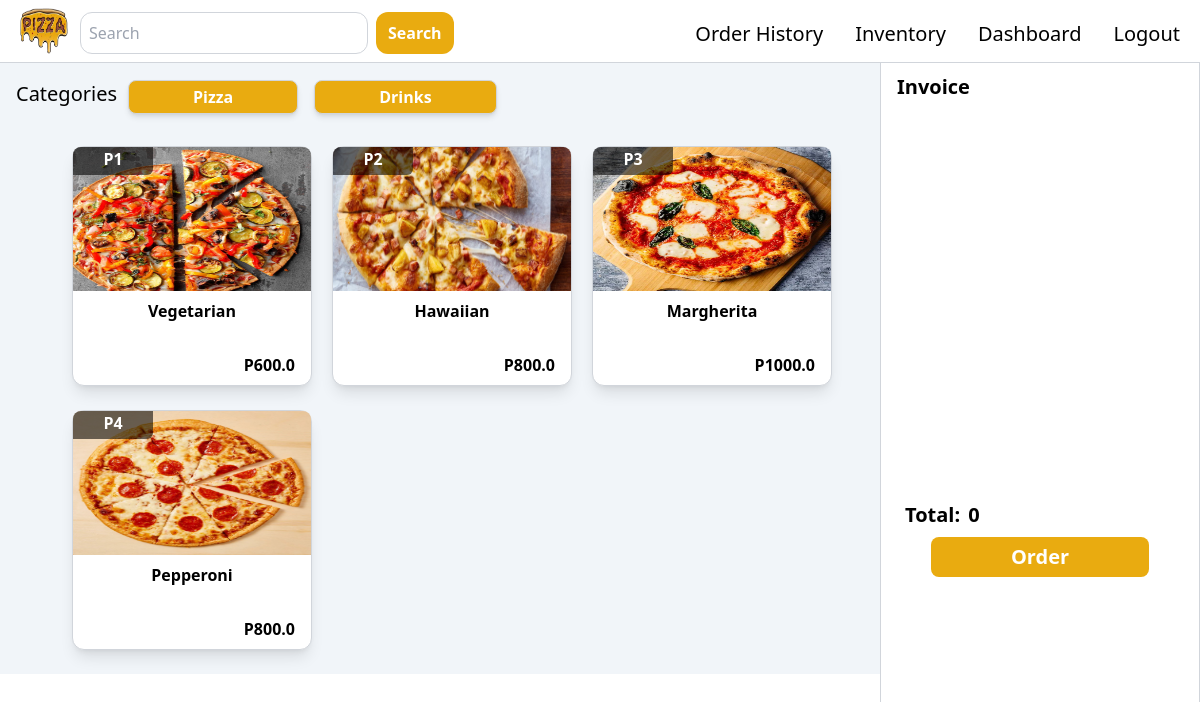
The page /products/Pizza/ (signed in) on the database its author committed.
### main/models.py (models this page shows, shortened)
class Products(models.Model):
    product_id = models.AutoField(primary_key=True)
    product_name = models.CharField(max_length=250)
    product_code = models.CharField(max_length=50)
    product_price = models.FloatField()
    product_img = models.ImageField(upload_to='./main/static/product-img', default=None)
    product_category = models.CharField(max_length=250)

### main/views.py (the view)
# urls.py: path('products/<str:category>/', views.products, name=('products')),
def products(request, category):
    if request.user.is_authenticated:
        categories = Products.objects.values('product_category').distinct()
        products = Products.objects.filter(product_category=str(category).title())
        data = {
                'categories' : categories,
                'products' : products,
            }
        return render(request, 'main/views/products.html', data)
    return redirect('login')

### main/templates/main/views/products.html (shortened to what this page needs)
{% extends 'main/parts/base.html' %}
{% load static %}
{% block link %}
    <link rel="stylesheet" href="{% static 'css/style.css' %}">
{% endblock %}
{% block body %}
    <div class="bg-slate-100">
{% endblock %}
{% block list %}
    <li class="mr-8"><a href="{% url 'dashboard' %}">Order History</a></li>
    <li class="mr-8"><a href="{% url 'inventory' %}">Inventory</a></li>
    <li class="mr-8"><a href="{% url 'dashboard' %}">Dashboard</a></li>
{% endblock %}
{% block content %}
            <div class="container max-w-full flex flex-col mt-16 pt-4 ">
                <h1 class="text-xl ml-4 absolute">Categories</h1>
                <div class="container max-w-full pr-80 flex flex-wrap relative pl-28">
                    {% for category in categories %}
                        <a class="w-auto ml-4 h-auto border container mb-2 rounded-lg shadow-md border-gray-300 py-1 px-16 text-white bg-button" href="/products/{{category.product_category}}"><div class="">
                            <div class="container max-w-full flex justify-center">
                                <div class="w-auto h-auto">
                                    <h1 class="text-center font-bold">{{ category.product_category }}</h1>
                                </div>
                            </div>
                        </div></a>
                    {% endfor %}
                </div>
                <div class="container max-w-full mt-6 pr-80 pl-14 flex flex-wrap">
                    {% for product in products %}
                        <a onclick="add_product(this)" product_name="{{product.product_name}}" product_id="{{ product.product_id }}" product_price="{{product.product_price}}" class="hover:cursor-pointer w-60 h-60 mr-5 mb-6"><div class="container w-60 h-60 relative mr-2 shadow-lg border mb-6 border-gray-300 rounded-xl bg-white ml-4">
                            <div class="w-20 h-7 absolute rounded-tl-lg rounded-br-md top-0" style="background-color: rgba(0, 0, 0, 0.568);">
                                <h1 class="font-bold text-center text-white">{{product.product_code}}</h1>
                            </div>
                            <div class="container max-w-full">
                                <img src="{{ product.product_img.url }}" class="w-screen rounded-t-lg h-36" alt="">
                            </div>
                            <div class="container max-w-full px-2">
                                <h1 class="text-center mt-2 font-bold">{{ product.product_name }}</h1>
                                <h1 class=" mt-2 absolute bottom-2 right-4 font-bold">P{{ product.product_price }}</h1>
                            </div>
                        </div></a>
                    {% endfor %}
                </div>
            </div>
        </div>
        <div class="container fixed top-0 right-0 bg-white w-80 h-screen border pt-2 border-gray-300">
            <h1 class="mt-16 ml-4 text-xl font-bold">Invoice</h1>
            <div class="container w-full px-2 mt-2 h-96 overflow-y-auto">
            </div>
            <div class="flex">
                <h1 class="text-xl mt-2 ml-6 font-bold mb-2">Total: </h1>
                <p id="total-price" class="font-bold text-xl mt-2 ml-2">0</p>
            </div>
            <div class="container max-w-full flex h-10 justify-center ">
                <button onclick="order_button(this)" class="px-20 rounded-lg font-bold bg-button text-white text-xl">Order</button>
            </div>
        </div>
{% endblock %}

### main/static/css/style.css (style rules this page uses)
html, :host { line-height: 1.5; -webkit-text-size-adjust: 100%; -moz-tab-size: 4; -o-tab-size: 4; tab-size: 4; font-family: ui-sans-serif, system-ui, sans-serif, "Apple Color Emoji", "Segoe UI Emoji", "Segoe UI Symbol", "Noto Color Emoji"; font-feature-settings: normal; font-variation-settings: normal; -webkit-tap-highlight-color: transparent; }
h1, h2, h3, h4, h5, h6 { font-size: inherit; font-weight: inherit; }
a { color: inherit; text-decoration: inherit; }
button, input, optgroup, select, textarea { font-family: inherit; font-feature-settings: inherit; font-variation-settings: inherit; font-size: 100%; font-weight: inherit; line-height: inherit; color: inherit; margin: 0; padding: 0; }
button, select { text-transform: none; }
button, [type='button'], [type='reset'], [type='submit'] { -webkit-appearance: button; background-color: transparent; background-image: none; }
blockquote, dl, dd, h1, h2, h3, h4, h5, h6, hr, figure, p, pre { margin: 0; }
button, [role="button"] { cursor: pointer; }
img, svg, video, canvas, audio, iframe, embed, object { display: block; vertical-align: middle; }
img, video { max-width: 100%; height: auto; }
.container { width: 100%; }
@media (min-width: 640px) { .container { max-width: 640px; } }
@media (min-width: 768px) { .container { max-width: 768px; } }
@media (min-width: 1024px) { .container { max-width: 1024px; } }
.fixed { position: fixed; }
.absolute { position: absolute; }
.relative { position: relative; }
.bottom-2 { bottom: 0.5rem; }
.right-0 { right: 0px; }
.right-4 { right: 1rem; }
.top-0 { top: 0px; }
.mb-2 { margin-bottom: 0.5rem; }
.mb-6 { margin-bottom: 1.5rem; }
.ml-2 { margin-left: 0.5rem; }
.ml-4 { margin-left: 1rem; }
.ml-6 { margin-left: 1.5rem; }
.mr-2 { margin-right: 0.5rem; }
.mr-5 { margin-right: 1.25rem; }
.mr-8 { margin-right: 2rem; }
.mt-16 { margin-top: 4rem; }
.mt-2 { margin-top: 0.5rem; }
.mt-6 { margin-top: 1.5rem; }
.flex { display: flex; }
.h-10 { height: 2.5rem; }
.h-36 { height: 9rem; }
.h-60 { height: 15rem; }
.h-7 { height: 1.75rem; }
.h-96 { height: 24rem; }
.h-auto { height: auto; }
.h-screen { height: 100vh; }
.w-20 { width: 5rem; }
.w-60 { width: 15rem; }
.w-80 { width: 20rem; }
.w-auto { width: auto; }
.w-full { width: 100%; }
.w-screen { width: 100vw; }
.max-w-full { max-width: 100%; }
.flex-col { flex-direction: column; }
.flex-wrap { flex-wrap: wrap; }
.justify-center { justify-content: center; }
.overflow-y-auto { overflow-y: auto; }
.rounded-lg { border-radius: 0.5rem; }
.rounded-xl { border-radius: 0.75rem; }
.rounded-t-lg { border-top-left-radius: 0.5rem; border-top-right-radius: 0.5rem; }
.rounded-br-md { border-bottom-right-radius: 0.375rem; }
.rounded-tl-lg { border-top-left-radius: 0.5rem; }
.border { border-width: 1px; }
.border-gray-300 { --tw-border-opacity: 1; border-color: rgb(209 213 219 / var(--tw-border-opacity)); }
.bg-button { --tw-bg-opacity: 1; background-color: rgb(233 171 16 / var(--tw-bg-opacity)); }
.bg-slate-100 { --tw-bg-opacity: 1; background-color: rgb(241 245 249 / var(--tw-bg-opacity)); }
.bg-white { --tw-bg-opacity: 1; background-color: rgb(255 255 255 / var(--tw-bg-opacity)); }
.px-16 { padding-left: 4rem; padding-right: 4rem; }
.px-2 { padding-left: 0.5rem; padding-right: 0.5rem; }
.px-20 { padding-left: 5rem; padding-right: 5rem; }
.py-1 { padding-top: 0.25rem; padding-bottom: 0.25rem; }
.pl-14 { padding-left: 3.5rem; }
.pl-28 { padding-left: 7rem; }
.pr-80 { padding-right: 20rem; }
.pt-2 { padding-top: 0.5rem; }
.pt-4 { padding-top: 1rem; }
.text-center { text-align: center; }
.text-xl { font-size: 1.25rem; line-height: 1.75rem; }
.font-bold { font-weight: 700; }
.text-white { --tw-text-opacity: 1; color: rgb(255 255 255 / var(--tw-text-opacity)); }
.shadow-lg { --tw-shadow: 0 10px 15px -3px rgb(0 0 0 / 0.1), 0 4px 6px -4px rgb(0 0 0 / 0.1); --tw-shadow-colored: 0 10px 15px -3px var(--tw-shadow-color), 0 4px 6px -4px var(--tw-shadow-color); box-shadow: var(--tw-ring-offset-shadow, 0 0 #0000), var(--tw-ring-shadow, 0 0 #0000), var(--tw-shadow); }
.shadow-md { --tw-shadow: 0 4px 6px -1px rgb(0 0 0 / 0.1), 0 2px 4px -2px rgb(0 0 0 / 0.1); --tw-shadow-colored: 0 4px 6px -1px var(--tw-shadow-color), 0 2px 4px -2px var(--tw-shadow-color); box-shadow: var(--tw-ring-offset-shadow, 0 0 #0000), var(--tw-ring-shadow, 0 0 #0000), var(--tw-shadow); }

### rows shown on the page
Products: product_code "P1", product_img (picture), product_name "Vegetarian", product_price "600.0"
Products: product_code "P2", product_img (picture), product_name "Hawaiian", product_price "800.0"
Products: product_code "P3", product_img (picture), product_name "Margherita", product_price "1000.0"
Products: product_code "P4", product_img (picture), product_name "Pepperoni", product_price "800.0"

### other values the page prints
{{ category.product_category }} "Pizza" "Drinks"
